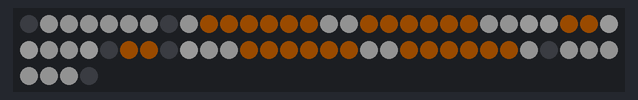
The sketch below on a simulated Arduino Uno, built with avr-gcc and run on an emulated ATmega328P. Shown: 64 RGB LEDs in strip order, left to right, continuing on the next row. Dim RGB values are drawn brighter than linear.

Above: at 0.1 s.
At 5.1 s:
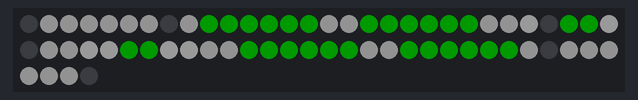
At 15.1 s:
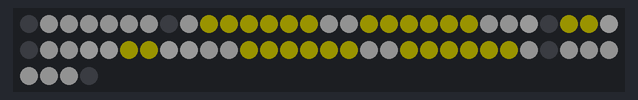
At 20.1 s:
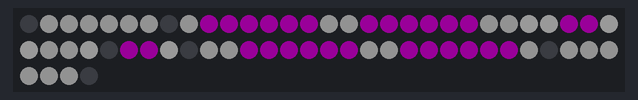
At 35.1 s:
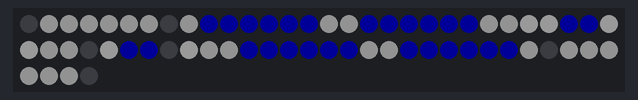

The sketch:

FrameAnimation.ino
```cpp
#include <Adafruit_NeoPixel.h>
#include "frames.h"
Adafruit_NeoPixel strip (64, 6);

int whichFrame= 0;

int colors[8][3]{
  {183, 183,183},
  {255,122,6},
  {255,255,255},
  {0,0,0},
  {0,255,0},
  {0,0,255},
  {255,238,6},
   {255,0,255}
};

void setup() {
  strip.begin();
  strip.setBrightness(25);
  strip.clear();
  }

void loop() {

  for(int i=0; i<strip.numPixels(); i++){
    int pixAddress = pixelMap[i];
    int whichColor = animation[whichFrame][i];
    int red = colors[whichColor][0];
    int green = colors[whichColor][1];
    int blue = colors[whichColor][2];
    if(pixAddress!=-1){
      strip.setPixelColor(pixAddress, red,green,blue);
    }
  }
  strip.show();
  delay(5000);
  whichFrame= (whichFrame + 1)%5;
  }
```

Source omitted: frames.h (data table, 1064 bytes)

Measured:
- what the display in image 1 shows lasts 5.0 s, from 5.0 s to 10.0 s
